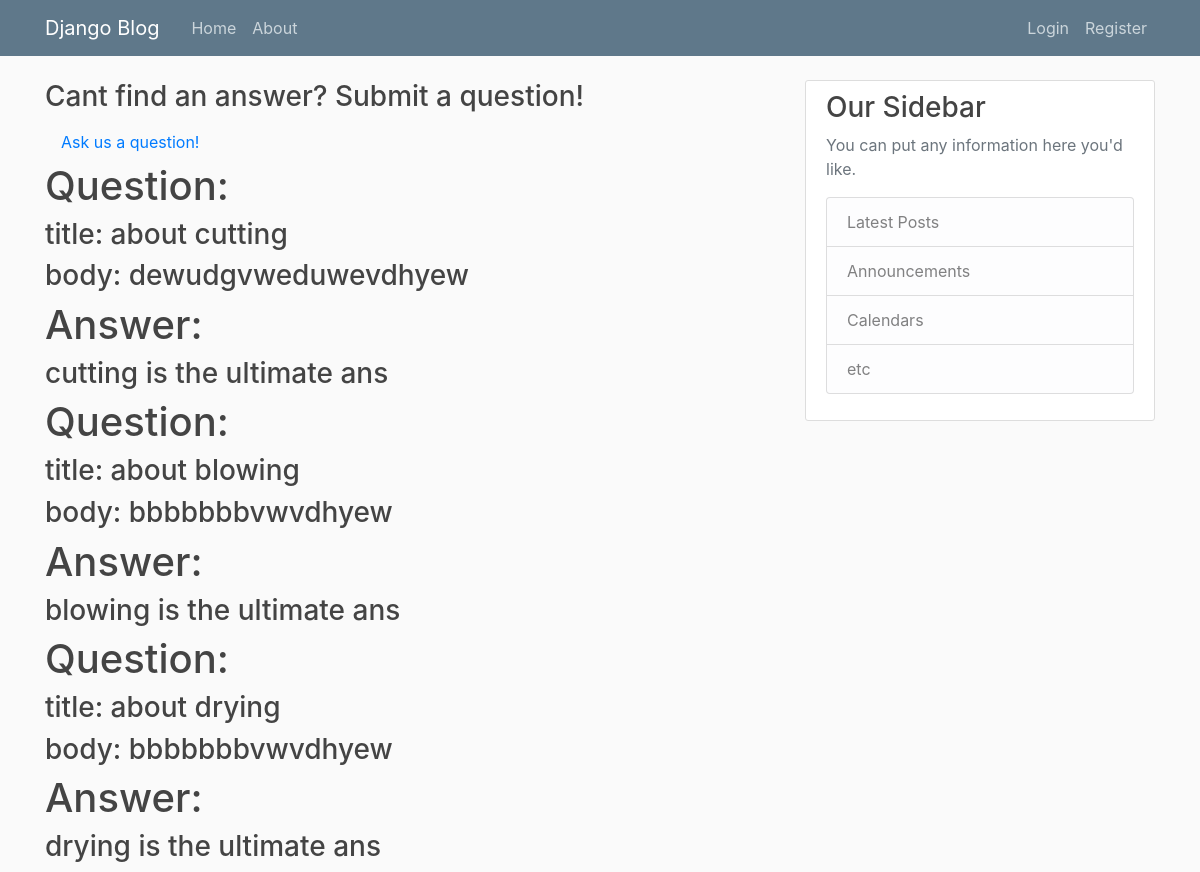
The app's page /qna/, older data.
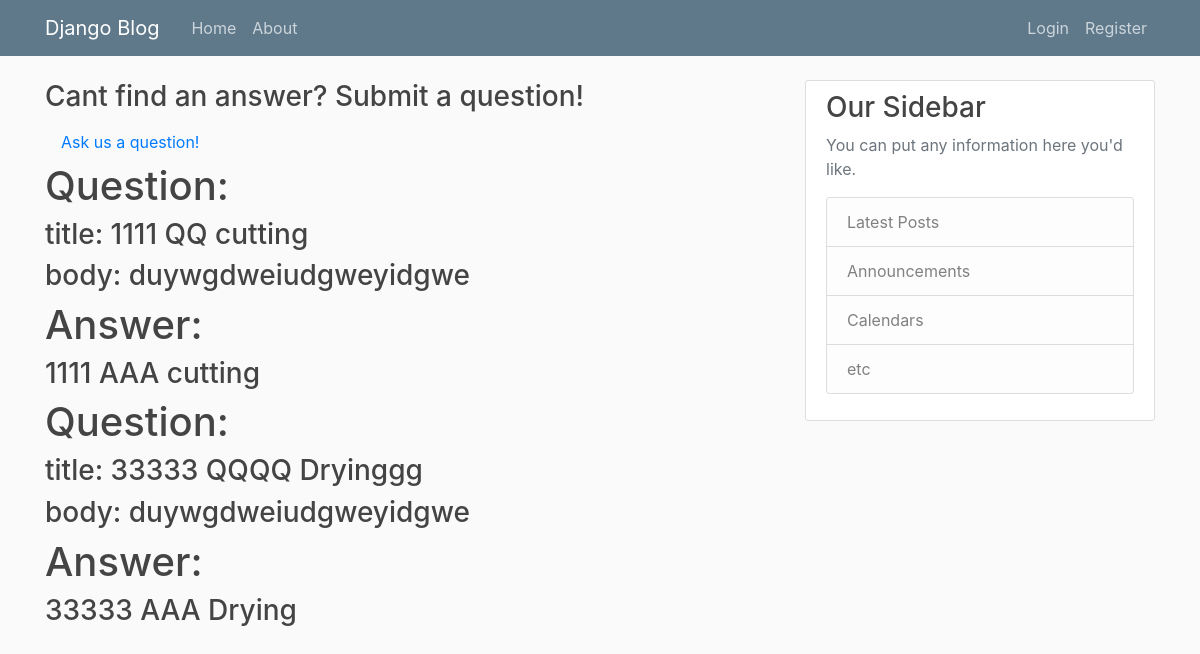
The same page, newer data.
### qna/models.py (models this page shows, shortened)
class Answer(models.Model):
	body= models.TextField()
	question= models.ForeignKey(Question, on_delete= models.CASCADE)
	date_posted= models.DateTimeField(default=timezone.now)
	author= models.ForeignKey(User, on_delete= models.CASCADE)

class Question(models.Model):
	title= models.CharField(max_length= 100)
	body= models.TextField()
	date_posted= models.DateTimeField(default=timezone.now)
	author= models.ForeignKey(User, on_delete= models.CASCADE)

### qna/views.py (the view)
# urls.py: path('qna/', qna_views.qna, name='qna'),
def qna(request):
	context= {
		'questions': Question.objects.all(),
		'answers': Answer.objects.all(),
	}
	return render(request, 'qna/qna.html', context)

### qna/templates/qna/qna.html
{% extends "info/base.html" %}
{% block content %}
<h3> Cant find an answer? Submit a question!</h3>
<a class="nav-item nav-link" href="{% url 'question' %}">Ask us a question! </a>
{% for answer in answers %}
        <h1> Question:</h1>
        <h3> title:  {{ answer.question.title }} </h3>
        <h3> body: {{ answer.question.body }} </h3>
        <h1> Answer: </h1><h3> {{ answer.body }} </h3>
{% endfor %}
{% endblock content %}

Row changes from the older to the newer data that the page shows:
removed Answer: question "about cutting", question.body "dewudgvweduwevdhyew", body "cutting is the ultimate ans"
removed Answer: question "about blowing", question.body "bbbbbbbvwvdhyew", body "blowing is the ultimate ans"
removed Answer: question "about drying", question.body "bbbbbbbvwvdhyew", body "drying is the ultimate ans"
added Answer: question "1111 QQ cutting", question.body "duywgdweiudgweyidgwe", body "1111 AAA cutting"
added Answer: question "33333 QQQQ Dryinggg", question.body "duywgdweiudgweyidgwe", body "33333 AAA Drying"
